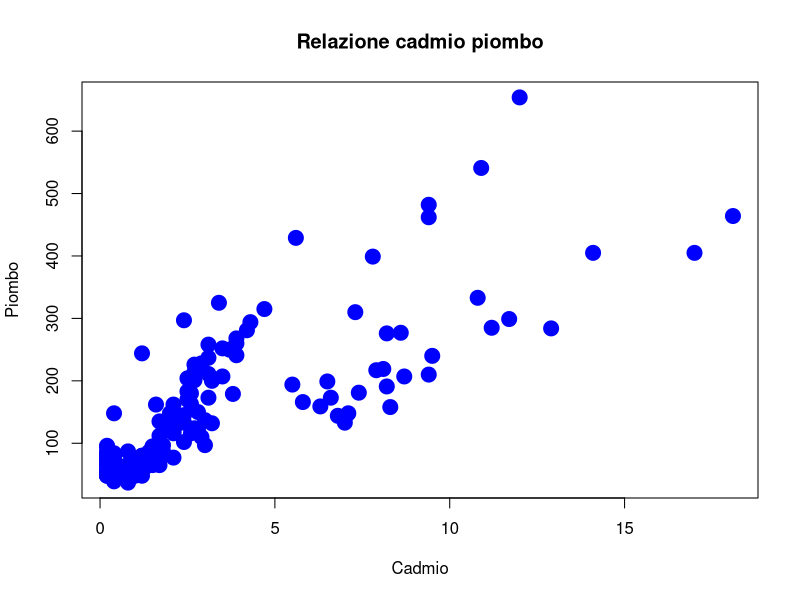
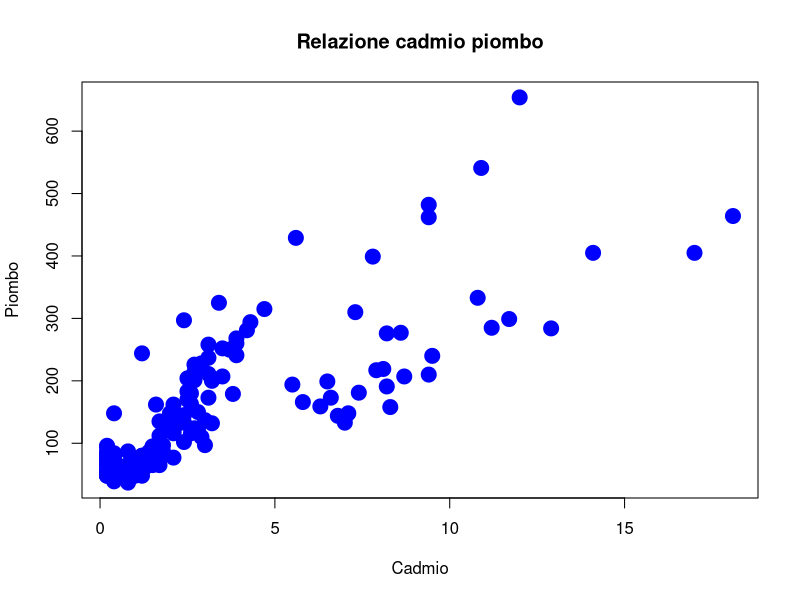
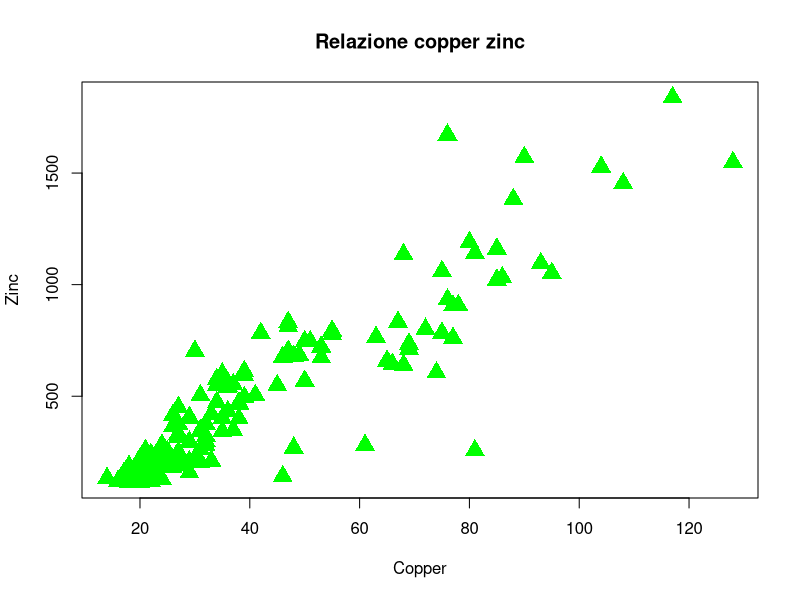
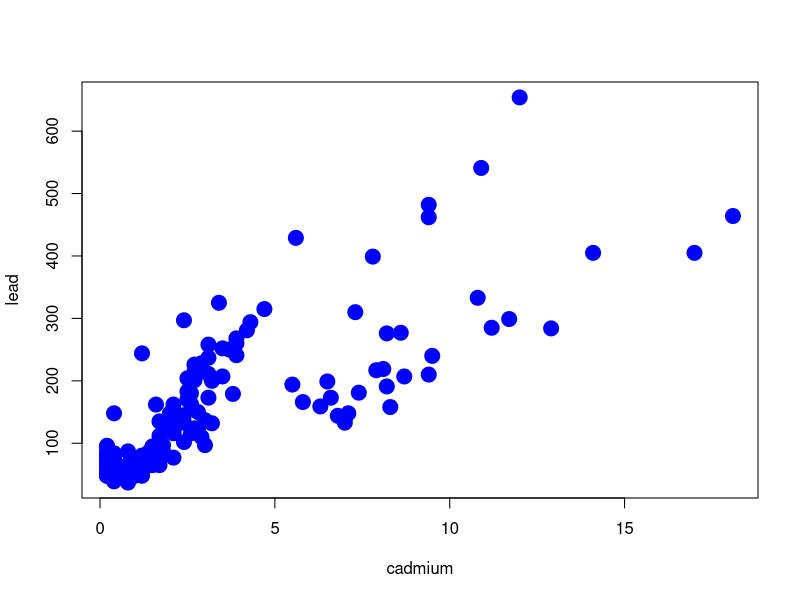
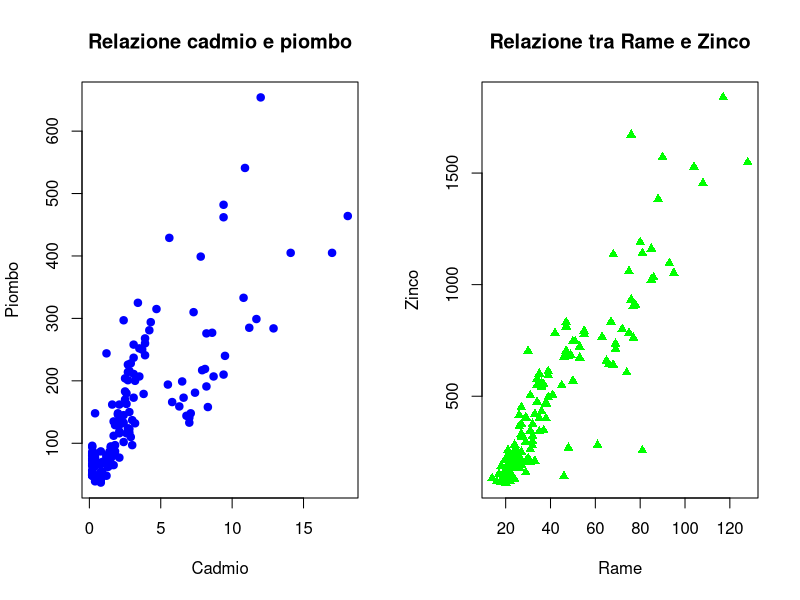
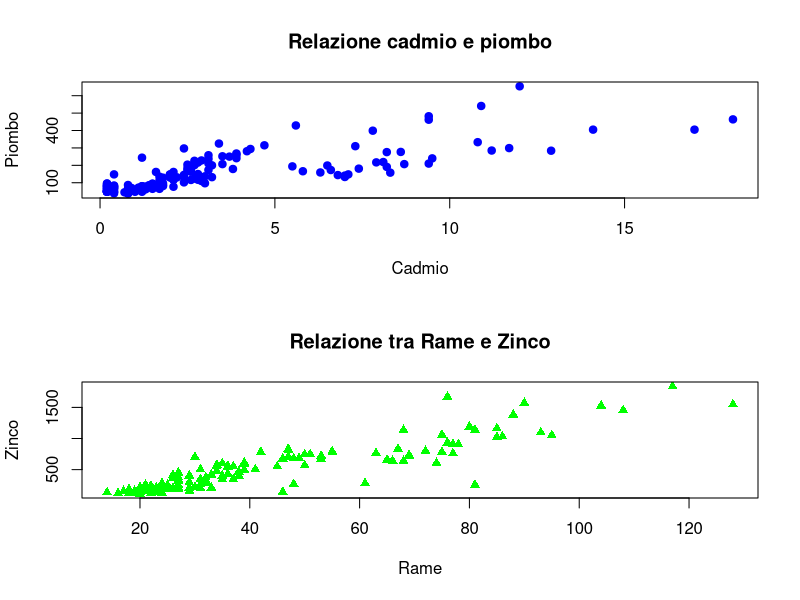
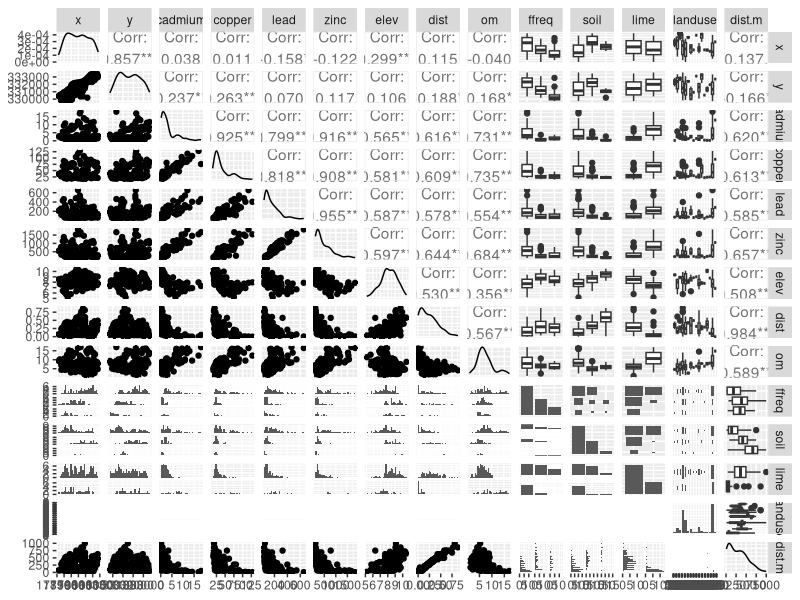
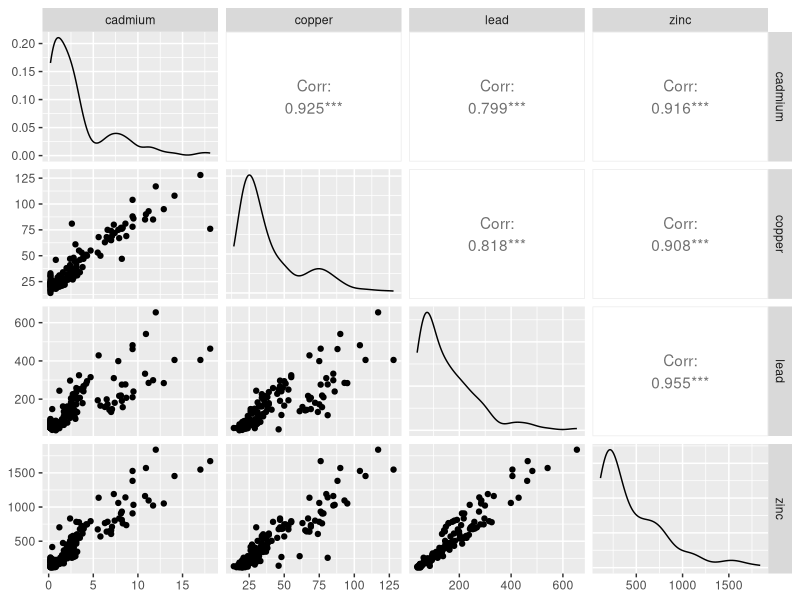

Write R code to recreate these figures, in order.
# R spatial: funzioni spaziali in Ecologia del paesaggio

# richiamo il pacchetto "sp"
library(sp)


# ci interessa il dataset "meuse"
data("meuse")

head(meuse) #visualizzaimo i primi sei

#fissiamo il dataframe
attach(meuse)

#plot pre mettere in relazione cadmio e piombo
plot(cadmium,lead,main="Relazione cadmio piombo",col="blue",pch=19,cex=2,xlab="Cadmio",ylab="Piombo")

#cambiare le etichette
plot(cadmium,lead,col="blue",pch=19,cex=2,main="Relazione cadmio piombo",xlab="Cadmio",ylab="Piombo")


#exercise: plot del rame e zinco (copper e zinc) con carattere triangolo e colore verde
plot(copper,zinc,pch=17,col="green",cex=2,main="Relazione copper zinc",xlab="Copper",ylab="Zinc")
plot(cadmium,lead,col="blue",pch=19,cex=2)


#mostrare più di un grafico in una sola finestra con multiframe o multipanel
par(mfrow=c(1,2))
#mfrow=c(1,2) indica che creiamo una finestra con una riga e due colonne
plot(cadmium,lead,main="Relazione cadmio e piombo",col="blue",pch=19,xlab="Cadmio",ylab="Piombo")
plot(copper,zinc,main="Relazione tra Rame e Zinco",col="green",pch=17,xlab="Rame",ylab="Zinco")

#se fosse mfrow=c(2,1) si avrebbe una finestra con una colonna e due righe
par(mfrow=c(2,1))
plot(cadmium,lead,main="Relazione cadmio e piombo",col="blue",pch=19,xlab="Cadmio",ylab="Piombo")
plot(copper,zinc,main="Relazione tra Rame e Zinco",col="green",pch=17,xlab="Rame",ylab="Zinco")



#multiframe automatico
#installo il pacchetto "Ggally"
install.packages("GGally")
library(GGally)

#il comando ggpairs permette di avere un grafico con tutte le variabili
ggpairs(meuse)

#si crea un grafico con le variabili di interesse, quelle dalla terza alla sesta colonna [,3:6]
ggpairs(meuse[,3:6]) 


#Spatial!
head(meuse)

#dobbiamo specificare che i dati hanno delle coordinate
coordinates(meuse)=~x+y 

#mostrare il grafico
plot(meuse)

#funzioni ssplot per visualizare nel grafico i dati spazialmente
spplot(meuse,"zinc")
# il plot che è uscito è di tipo spaziale i punti gialli ci vanno ad indicare le zone più inquinate, stiamo analizzando le zone vicine ad un fiume.
